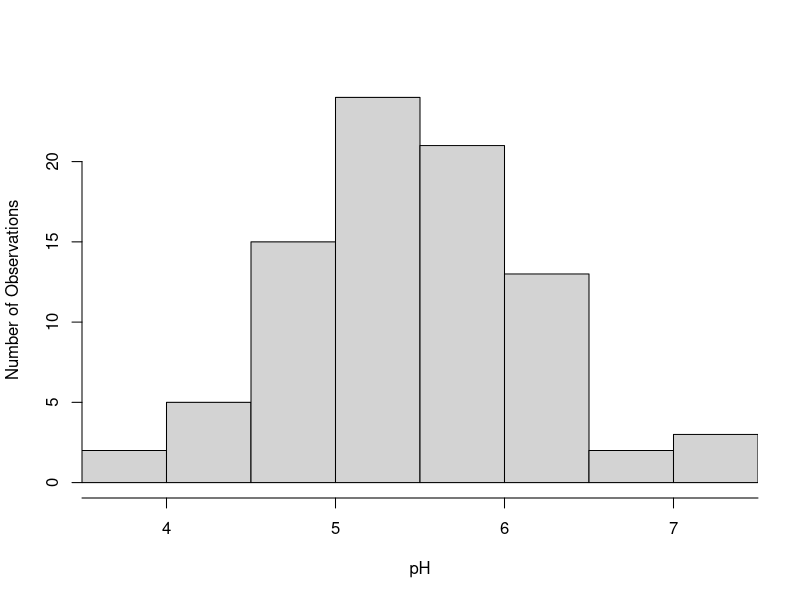
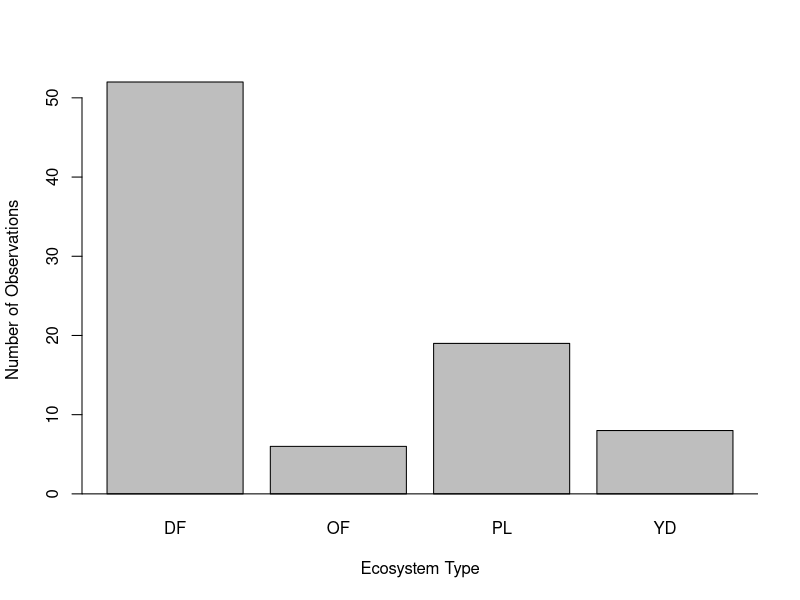
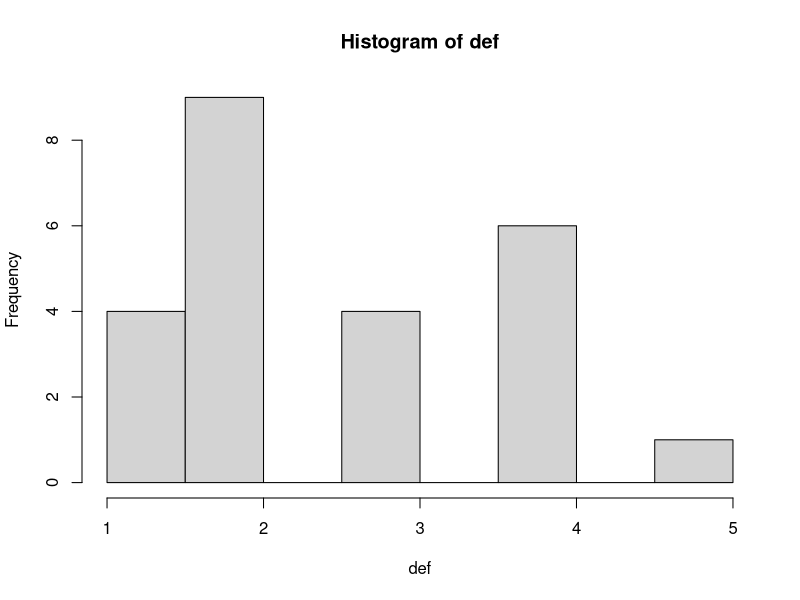
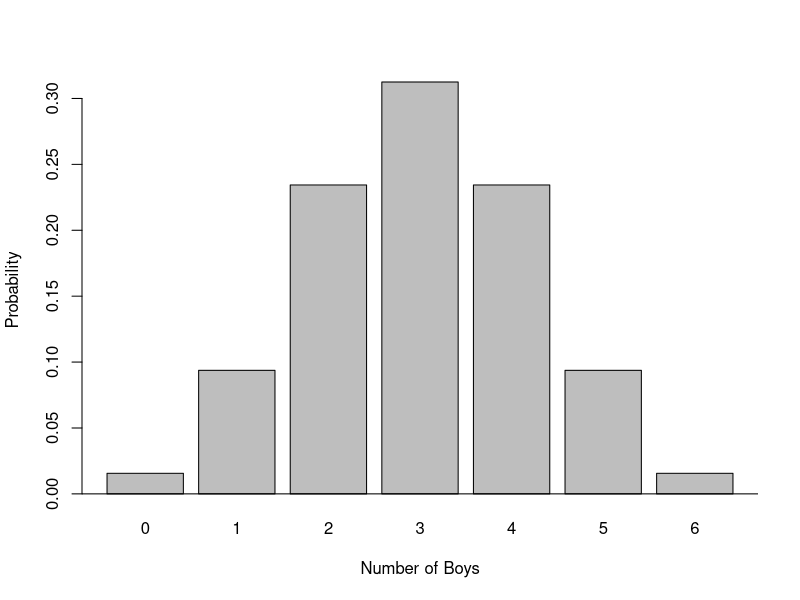

The R source for these figures, in order:
#######################################################################################
############################# PROBLEM SET 2 ###########################################
#######################################################################################

#February 19 2018

setwd("C:\\Users\\Sabrina\\Google Drive\\Colgate\\Senior Year\\BioStatistics\\Lab")

library(plyr)

#1 a
pH<- c(5.37, 4.89, 6.99, 4.33, 4.61, 4.96, 4.96, 4.8, 5.13, 5.77, 6.12, 5.95, 5.75, 5.83, 
       5.9, 5.05, 5.12, 6.1, 6.35, 5.4, 6.15, 5.91, 7.43, 6.35, 5.72, 4.74, 5.3, 5.5, 5.18,
       6.27, 5.49, 5.57, 7.03, 7.21, 5.93, 5.36, 3.76, 5.68, 4.6, 4.53, 6.14, 5.54, 5, 5.29,
       5.08, 6.12, 4.39, 5.85, 4.74, 6.13, 5.29, 5.41, 6.12, 3.57, 5.27, 5.87, 5.86, 5.83, 4.25,
       4.43, 5.47, 4.33, 6.17, 4.8, 5.75, 5.02, 5.05, 6.39, 4.54, 5.67, 4.64, 5.29, 6.7, 5.8,
       5.79, 5.03, 5.13, 5.12, 6.19, 5.36, 5.51, 4.94, 5.14, 4.79, 5.75)

hist(pH, main="", xlab= "pH", ylab= "Number of Observations", breaks= 10,
     #right = F,
     xaxt= "n", xaxs= "i" )
axis(1, seq(2,8))

#1 b
trees<- c("DF", "DF", "DF", "DF", "DF", "DF", "DF", "DF", "DF", "OF", "OF", "PL", "PL",
          "DF", "DF", "DF", "DF", "OF", "OF", "PL", "PL", "YD", "YD", "DF", "DF", "PL",
          "DF", "DF", "DF", "OF", "PL","PL", "YD", "YD", "DF", "DF", "DF","DF", "PL","PL",
          "PL", "DF", "DF","DF", "DF", "YD", "DF", "PL", "PL", "DF", "DF", "DF", "YD", "DF",
          "DF", "YD", "DF", "PL", "DF", "DF", "DF", "DF", "PL", "PL", "PL","DF", "DF",
          "OF", "DF", "PL", "DF", "DF", "DF", "YD", "DF", "DF", "DF", "DF","DF", "PL",
          "PL", "DF", "DF", "DF", "DF")
  #could have done it by counting each and using c(rep("Df", 20), rep("OF", 30)...)
count(trees)
treesc<-c(52,6,19,8)
barplot(treesc, main= "", xlab= "Ecosystem Type", ylab= "Number of Observations", 
        names.arg= c("DF", "OF", "PL", "YD" ))
abline(h=0)

#2

moisture<- c(4.85, 3.78, 3.24, 3.26, 3.30, 3.31, 3.28, 3.23, 5.07, 4.61, 3.80, 
            3.41, 3.80, 4.02, 3.43, 3.81, 3.56, 4.26, 3.46, 3.23, 4.83, 3.73,
            4.45, 4.92, 3.71, 3.70, 3.59, 4.85, 3.19, 3.69, 3.57, 3.06, 5.70,
            4.37, 3.86, 4.12, 4.17, 3.83, 4.21, 5.34, 3.84, 3.41, 2.87, 3.23,
            3.84, 4.69, 4.07, 3.38, 3.54, 3.96, 5.04, 3.26, 4.19, 3.68, 7.81,
            7.10, 5.08, 3.39, 2.48, 4.40, 4.63, 3.48, 5.80, 3.47, 4.53, 4.35, 
            5.68, 5.95, 3.02, 2.65, 3.42, 4.30, 4.49, 5.39, 3.80, 3.37, 3.77, 
            3.43, 3.64, 3.51, 4.18, 3.21, 3.29, 2.96, 3.36)
mean(moisture)
median(moisture)
sd(moisture)
IQR(moisture)
quantile(moisture)
  
#3 arctic birder response

def<- c(rep(1,4), rep(2,9), rep(3,4), rep(4,6), rep(5,1))
hist(def)
mean(def)
median(def)
sd(def)
#4
bac<-c(5.8,6.2,6.0,5.1,5.8,6.3,5.7,6.8,6.1,5.2)
bac10<- bac*10^6
mean(bac10)
median(bac10)
range(bac10)
#sum of squares= (x-xbar)^2
sum((bac10-mean(bac10))^2)
sd(bac10)
  
#5.  Imagine that you roll a fair die 10 times, what is the probability of obtaining
  #at least 2 sixes? 
1/6
x<-2:10
sum(dbinom(x, size= 10, p= (1/6)))
#better
1-pbinom(1, size=10, p=1/6)

#6
(1313-13)/1313
#assume binomial ??? student survives or doesn't
1-pbinom(12, 130, 0.99)
pbinom(12,130, 0.99)

#7
#textbook 5.19
dbinom(3, 6, 0.5)
#textbook 5.24
boys<- dbinom(0:6, 6, 0.5)
outcome<-c(0,1,2,3,4,5,6)
bprob<-data.frame(outcome,boys)
colnames(bprob)<- c("# of boys", "probability")
barplot(boys, main="", xlab= "Number of Boys", ylab= "Probability", names.arg=(c(0,1,2,3,4,5,6)))
abline(h=0)

#8 Handout 6 #1

Decay<-c(50,140)
Fresh<- c(25,10)
gender<-c("andro","gyno")
morph<-data.frame(Decay,Fresh, row.names= gender)

#a
75/sum(morph)

#b
200/sum(morph)

#c
dbinom(3,3, 1/3)

#d fresh and andro? fresh and gyno?


#9
snake.n<- c(14,16,7,28,23,186)
snake.x<- c(86.2, 57.5, 52.6, 60.8, 59.1, 44.6)
weighted.mean(snake.x, snake.n)
